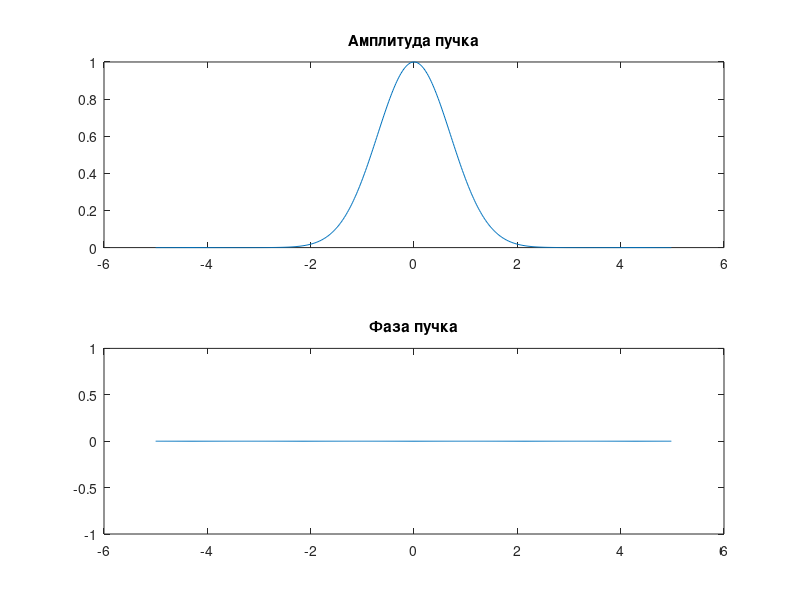
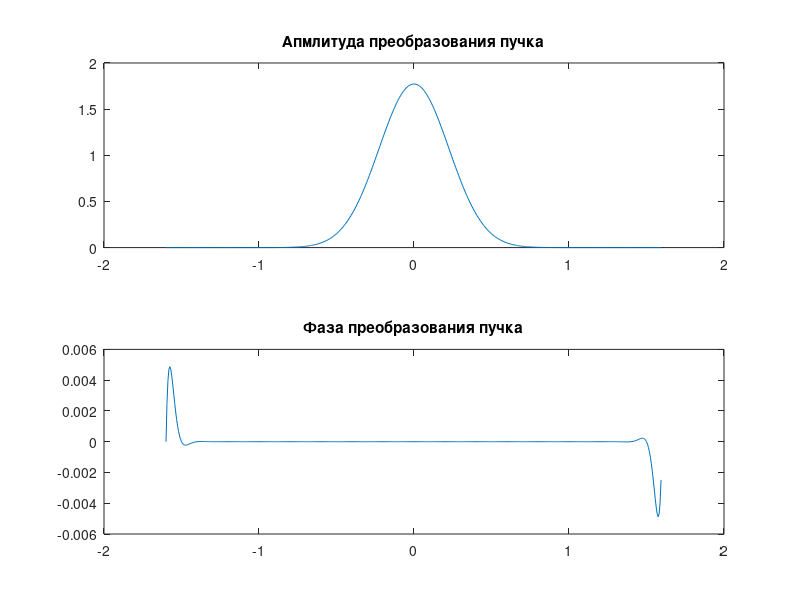
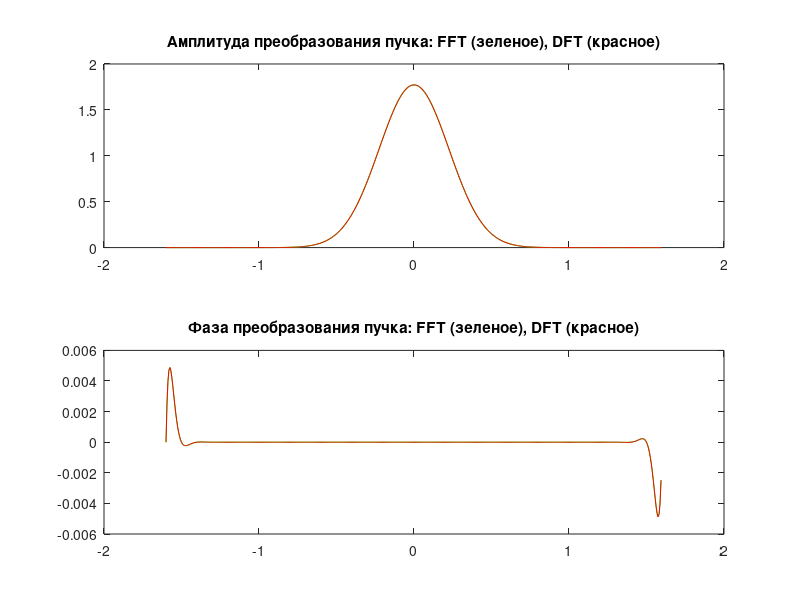
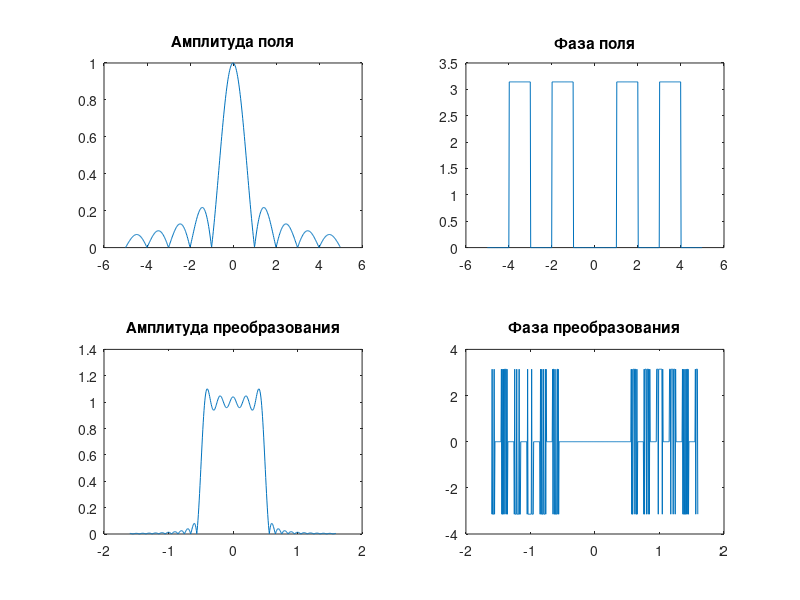

Recreate these plots in MATLAB, in order.
clear all
close all

# Одномерное FT

function half_swaped = vector_half_swap(b)
  len_b = length(b); half_swaped = zeros(size(b));

  half_swaped(1 : len_b/2) = b(len_b/2 + 1 : end);
  half_swaped(len_b/2 + 1 : end) = b(1 : len_b/2);
endfunction

function F = FFT(f, N, M)
  zeros_v = zeros(1, M/2 - N/2);
  _f = vector_half_swap([zeros_v, f, zeros_v]);
  F = vector_half_swap(fft(_f))(M/2 - N/2 + 1: M/2 + N/2);
endfunction

N = pow2(9); # pow2(9);
M = pow2(13); # pow2(13);
a = 5;
b = N * N / (4 * a * M);

h_x = (2 * a) / N;
x = -a:h_x:(a - h_x/2);
h_u = 2 * b / N;
u = -b:h_u:(b - h_u/2);
gaussian_beam = exp(-x .* x);

# Строим Гауссовский пучок
figure(1);
subplot(2, 1, 1); plot(x, abs(gaussian_beam)); title("Амплитуда пучка");
subplot(2, 1, 2); plot(x, arg(gaussian_beam)); title("Фаза пучка");

# Получаем FFT от Гауссовского пучка
gaussian_fft = FFT(gaussian_beam, N, M) * h_x;

# Убеждаемся, что gaussian_fft == gaussian_beam, так как e^(-x^2) является
# собственной функцией преобразования Фурье
figure(2);
subplot(2, 1, 1); plot(u, abs(gaussian_fft)); title("Апмлитуда преобразования пучка");
subplot(2, 1, 2); plot(u, arg(gaussian_fft)); title("Фаза преобразования пучка");

# Получаем DFT от Гауссова пучка
[X, U] = meshgrid(x, u);
gaussian_dft = exp(-2 * pi * 1i * X .* U) * gaussian_beam.' * h_x;

figure(3);
subplot(2, 1, 1); plot(u, abs(gaussian_fft), "g", u, abs(gaussian_dft), "r");
title("Амплитуда преобразования пучка: FFT (зеленое), DFT (красное)");
subplot(2, 1, 2); plot(u, arg(gaussian_fft), "g", u, arg(gaussian_dft), "r");
title("Фаза преобразования пучка: FFT (зеленое), DFT (красное)");

f = sinc(x)
F = FFT(f, N, M) * h_x;

figure(4);
subplot(2, 2, 1); plot(x, abs(f)); title("Амплитуда поля");
subplot(2, 2, 2); plot(x, arg(f)); title("Фаза поля");
subplot(2, 2, 3); plot(u, abs(F)); title("Амплитуда преобразования");
subplot(2, 2, 4); plot(u, arg(F)); title("Фаза преобразования");

# F_analytical = ((1 + 16 * pi * pi * u .* u) / 4) .^ (-1);
function y = rect(x)
    y = (abs(x) < 0.5) + (abs(x) == 0.5) * 0.5;
end
# F_analytical = rect(x * pi) / pi
F_analytical = rect(u)

figure(5);
subplot(2, 1, 1); plot(u, abs(F), "g", u, abs(F_analytical), "r");
title("Амплитуда поля: FFT (зеленое), analytical(красное)");
subplot(2, 1, 2); plot(u, arg(F), "g", u, arg(F_analytical), "r");
title("Фаза поля: FFT (зеленое), analytical(красное)");


# Двумерное FT

function F = FFT_2d(f, N, M, h_u, h_v)
  F = zeros(N, N);

  for i = 1:N
    F(i, :) = FFT(f(i, :), N, M) * h_u;
  endfor

  F = F.';
  for j = 1:N
    F(j, :) = FFT(F(j,:), N, M) * h_v;
  endfor
  F = F.';
endfunction

N_2d = pow2(9);
M_2d = pow2(13);
a_2d = 5; b_2d = N_2d * N_2d / (4 * a_2d * M_2d);
h_x_2d = 2 * a_2d / N_2d; x_2d = -a_2d:h_x_2d:(a_2d - h_x_2d / 2);
y_x_2d = 2 * a_2d / N_2d; y_2d = -a_2d:y_x_2d:(a_2d - y_x_2d / 2);
[X_2d, Y_2d] = meshgrid(x_2d, y_2d);
gaussian_beam_2d = exp(-X_2d .* X_2d - Y_2d .* Y_2d);

figure(6);
subplot(2, 1, 1); imagesc(x_2d, y_2d, abs(gaussian_beam_2d)); title("Амплитуда двумерного пучка");
subplot(2, 1, 2); imagesc(x_2d, y_2d, arg(gaussian_beam_2d)); title("Фаза двумерного пучка");

h_u_2d = 2 * b_2d / N_2d; u_2d = -b_2d:h_u_2d:(b_2d - h_u_2d / 2);
h_v_2d = 2 * b_2d / N_2d; v_2d = -b_2d:h_v_2d:(b_2d - h_v_2d / 2);
gaussian_fft_2d = FFT_2d(gaussian_beam_2d, N_2d, M_2d, h_u_2d, h_v_2d);

figure(7);
subplot(2, 1, 1); imagesc(u_2d, v_2d, abs(gaussian_fft_2d));
title("Амплитуда преобразования двумерного пучка");
subplot(2, 1, 2); imagesc(u_2d, v_2d, arg(gaussian_fft_2d));
title("Фаза преобразования двумерного пучка");

f_2d = sinc(X_2d) * sinc(Y_2d);
F_2d = FFT_2d(f_2d, N_2d, M_2d, h_u_2d, h_v_2d);

figure(8);
subplot(2, 1, 1); imagesc(u_2d, v_2d, abs(F_2d));
title("Амплитуда преобразования двумерного поля");
subplot(2, 1, 2); imagesc(u_2d, v_2d, arg(F_2d));
title("Фаза преобразования двумерного поля");


